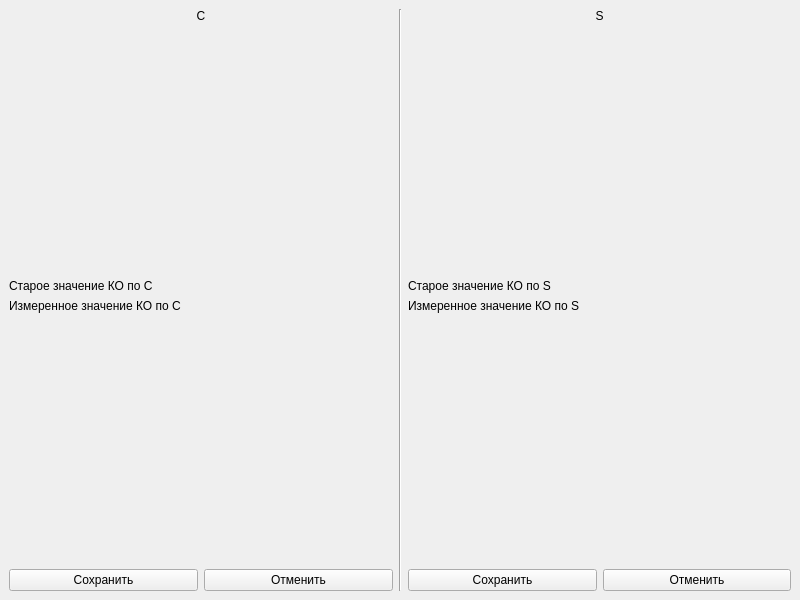
<?xml version="1.0" encoding="UTF-8"?>
<ui version="4.0">
 <class>MainWindow</class>
 <widget class="QMainWindow" name="MainWindow">
  <property name="geometry">
   <rect>
    <x>0</x>
    <y>0</y>
    <width>800</width>
    <height>600</height>
   </rect>
  </property>
  <property name="windowTitle">
   <string>MainWindow</string>
  </property>
  <widget class="QWidget" name="centralwidget">
   <layout class="QGridLayout" name="gridLayout">
    <item row="0" column="0">
     <layout class="QVBoxLayout" name="verticalLayout_3">
      <item>
       <widget class="QLabel" name="c_label">
        <property name="text">
         <string>C</string>
        </property>
        <property name="alignment">
         <set>Qt::AlignCenter</set>
        </property>
       </widget>
      </item>
      <item>
       <spacer name="verticalSpacer">
        <property name="orientation">
         <enum>Qt::Vertical</enum>
        </property>
        <property name="sizeHint" stdset="0">
         <size>
          <width>20</width>
          <height>40</height>
         </size>
        </property>
       </spacer>
      </item>
      <item>
       <layout class="QVBoxLayout" name="verticalLayout">
        <item>
         <widget class="QLabel" name="c_last_value_label">
          <property name="text">
           <string>Старое значение КО по С</string>
          </property>
         </widget>
        </item>
        <item>
         <widget class="QLabel" name="c_current_value_label">
          <property name="text">
           <string>Измеренное значение КО по С</string>
          </property>
         </widget>
        </item>
       </layout>
      </item>
      <item>
       <spacer name="verticalSpacer_2">
        <property name="orientation">
         <enum>Qt::Vertical</enum>
        </property>
        <property name="sizeHint" stdset="0">
         <size>
          <width>20</width>
          <height>40</height>
         </size>
        </property>
       </spacer>
      </item>
      <item>
       <layout class="QHBoxLayout" name="horizontalLayout">
        <item>
         <widget class="QPushButton" name="c_save_btn">
          <property name="text">
           <string>Сохранить</string>
          </property>
         </widget>
        </item>
        <item>
         <widget class="QPushButton" name="c_cancel_btn">
          <property name="text">
           <string>Отменить</string>
          </property>
         </widget>
        </item>
       </layout>
      </item>
     </layout>
    </item>
    <item row="0" column="1">
     <widget class="Line" name="line">
      <property name="orientation">
       <enum>Qt::Vertical</enum>
      </property>
     </widget>
    </item>
    <item row="0" column="2">
     <layout class="QVBoxLayout" name="verticalLayout_4">
      <item>
       <widget class="QLabel" name="s_label">
        <property name="text">
         <string>S</string>
        </property>
        <property name="alignment">
         <set>Qt::AlignCenter</set>
        </property>
       </widget>
      </item>
      <item>
       <spacer name="verticalSpacer_3">
        <property name="orientation">
         <enum>Qt::Vertical</enum>
        </property>
        <property name="sizeHint" stdset="0">
         <size>
          <width>20</width>
          <height>40</height>
         </size>
        </property>
       </spacer>
      </item>
      <item>
       <layout class="QVBoxLayout" name="verticalLayout_2">
        <item>
         <widget class="QLabel" name="s_last_value_label">
          <property name="text">
           <string>Старое значение КО по S</string>
          </property>
         </widget>
        </item>
        <item>
         <widget class="QLabel" name="s_current_value_label">
          <property name="text">
           <string>Измеренное значение КО по S</string>
          </property>
         </widget>
        </item>
       </layout>
      </item>
      <item>
       <spacer name="verticalSpacer_4">
        <property name="orientation">
         <enum>Qt::Vertical</enum>
        </property>
        <property name="sizeHint" stdset="0">
         <size>
          <width>20</width>
          <height>40</height>
         </size>
        </property>
       </spacer>
      </item>
      <item>
       <layout class="QHBoxLayout" name="horizontalLayout_2">
        <item>
         <widget class="QPushButton" name="s_save_btn">
          <property name="text">
           <string>Сохранить</string>
          </property>
         </widget>
        </item>
        <item>
         <widget class="QPushButton" name="s_cancel_btn">
          <property name="text">
           <string>Отменить</string>
          </property>
         </widget>
        </item>
       </layout>
      </item>
     </layout>
    </item>
   </layout>
  </widget>
 </widget>
 <resources/>
 <connections/>
</ui>
